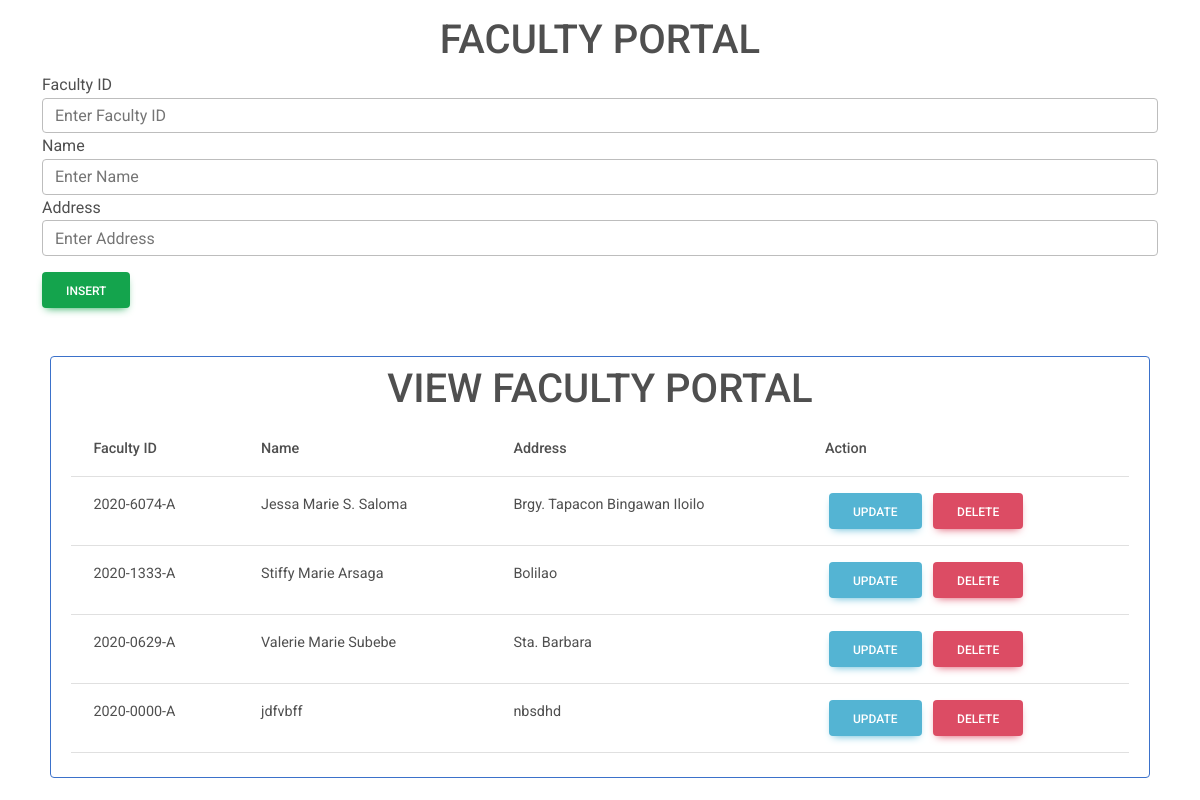
The page / on the database its author committed.
### tables this page shows
CREATE TABLE `information` (
  `id` int(11) NOT NULL,
  `facultyID` varchar(100) NOT NULL,
  `name` varchar(100) NOT NULL,
  `address` mediumtext NOT NULL
);

### application/controllers/Welcome.php (called while the page is built, shortened)
<?php
class Welcome extends CI_Controller {
	function __construct()
	{
		$this->load->helper('html');
		$this->load->model("Allmodel");
	}
	public function index()
	{
		$data["display"] = $this->Allmodel->FetchData("information",array());
		$this->load->view('form_view',$data);
	}
}

### index.php (called while the page is built, shortened)
<?php
require_once BASEPATH.'core/CodeIgniter.php';

### application/models/Allmodel.php (called while the page is built)
<?php
class Allmodel extends CI_Model {
    public function FetchData($table,$where)
	{
		$this->db->select('*');
		$this->db->from($table);
		$this->db->where($where);
		$query = $this->db->get();
		$data = $query->result_array();
		return $data;
	}
}

### application/views/form_view.php (the view, shortened to what this page needs)
<!DOCTYPE html>
<html lang="en">
<head>
    <link
    href="https://cdnjs.cloudflare.com/ajax/libs/font-awesome/6.0.0/css/all.min.css"
    rel="stylesheet"
    />
    <link
    href="https://cdnjs.cloudflare.com/ajax/libs/mdb-ui-kit/6.4.1/mdb.min.css"
    rel="stylesheet"
    />
</head>
<body>
<div class="container">
    <h1 class="text-center pt-3 pd-2" stlye="">FACULTY PORTAL</h1>
    <form action="<?=base_url()?>welcome/save" method="POST">
    <div class="row">
        <div class="col-lg-12">
            <label for="">Faculty ID</label>
            <input type="text" placeholder="Enter Faculty ID" name="facultyID" class="form-control">
        </div>
    </div>
    <div class="row">
        <div class="col-lg-12">
            <label for="">Name</label>
            <input type="text" placeholder="Enter Name" name="name" class="form-control">
        </div>
    </div>
    <div class="row">
        <div class="col-lg-12">
            <label for="">Address</label>
            <input type="text" placeholder="Enter Address" name="address" class="form-control">
        </div>
    </div>
    <div class="row mt-3">
        <div class="col-lg-12">
            <button class="btn btn-success">Insert</button>
        </div>
    </div>
    </form>
    <div class="row mt-5 border border-primary rounded p-2 m-2">
    <h1 class="text-center" stlye="">VIEW FACULTY PORTAL</h1>
        <div class="col-lg-12">
        <table class="table">
  <thead>
    <tr>
      <th scope="col">Faculty ID</th>
      <th scope="col">Name</th>
      <th scope="col">Address</th>
      <th scope="col">Action</th>
    </tr>
  </thead>
  <tbody>
  <?php foreach($display as $row){ ?>
    <tr>
        <td><?=$row["facultyID"]?></td>
        <td><?=$row["name"]?></td>
        <td><?=$row["address"]?></td>
        <td>
            <button class="btn btn-info mx-1 update-btn">Update</button>
            <a href="<?=base_url()?>welcome/delete/<?=$row["id"]?>" onclick="return confirm('Are you sure want to Delete this Record?')" class="btn btn-danger mx-1">Delete</a></td>
    </tr>
<?php } ?>
  </tbody>
</table>
        </div>
    </div>
</div>
</body>
</html>

### rows shown on the page
information: facultyID "2020-6074-A", name "Jessa Marie S. Saloma", address "Brgy. Tapacon Bingawan Iloilo"
information: facultyID "2020-1333-A", name "Stiffy Marie Arsaga", address "Bolilao"
information: facultyID "2020-0629-A", name "Valerie Marie Subebe", address "Sta. Barbara"
information: facultyID "2020-0000-A", name "jdfvbff", address "nbsdhd"
